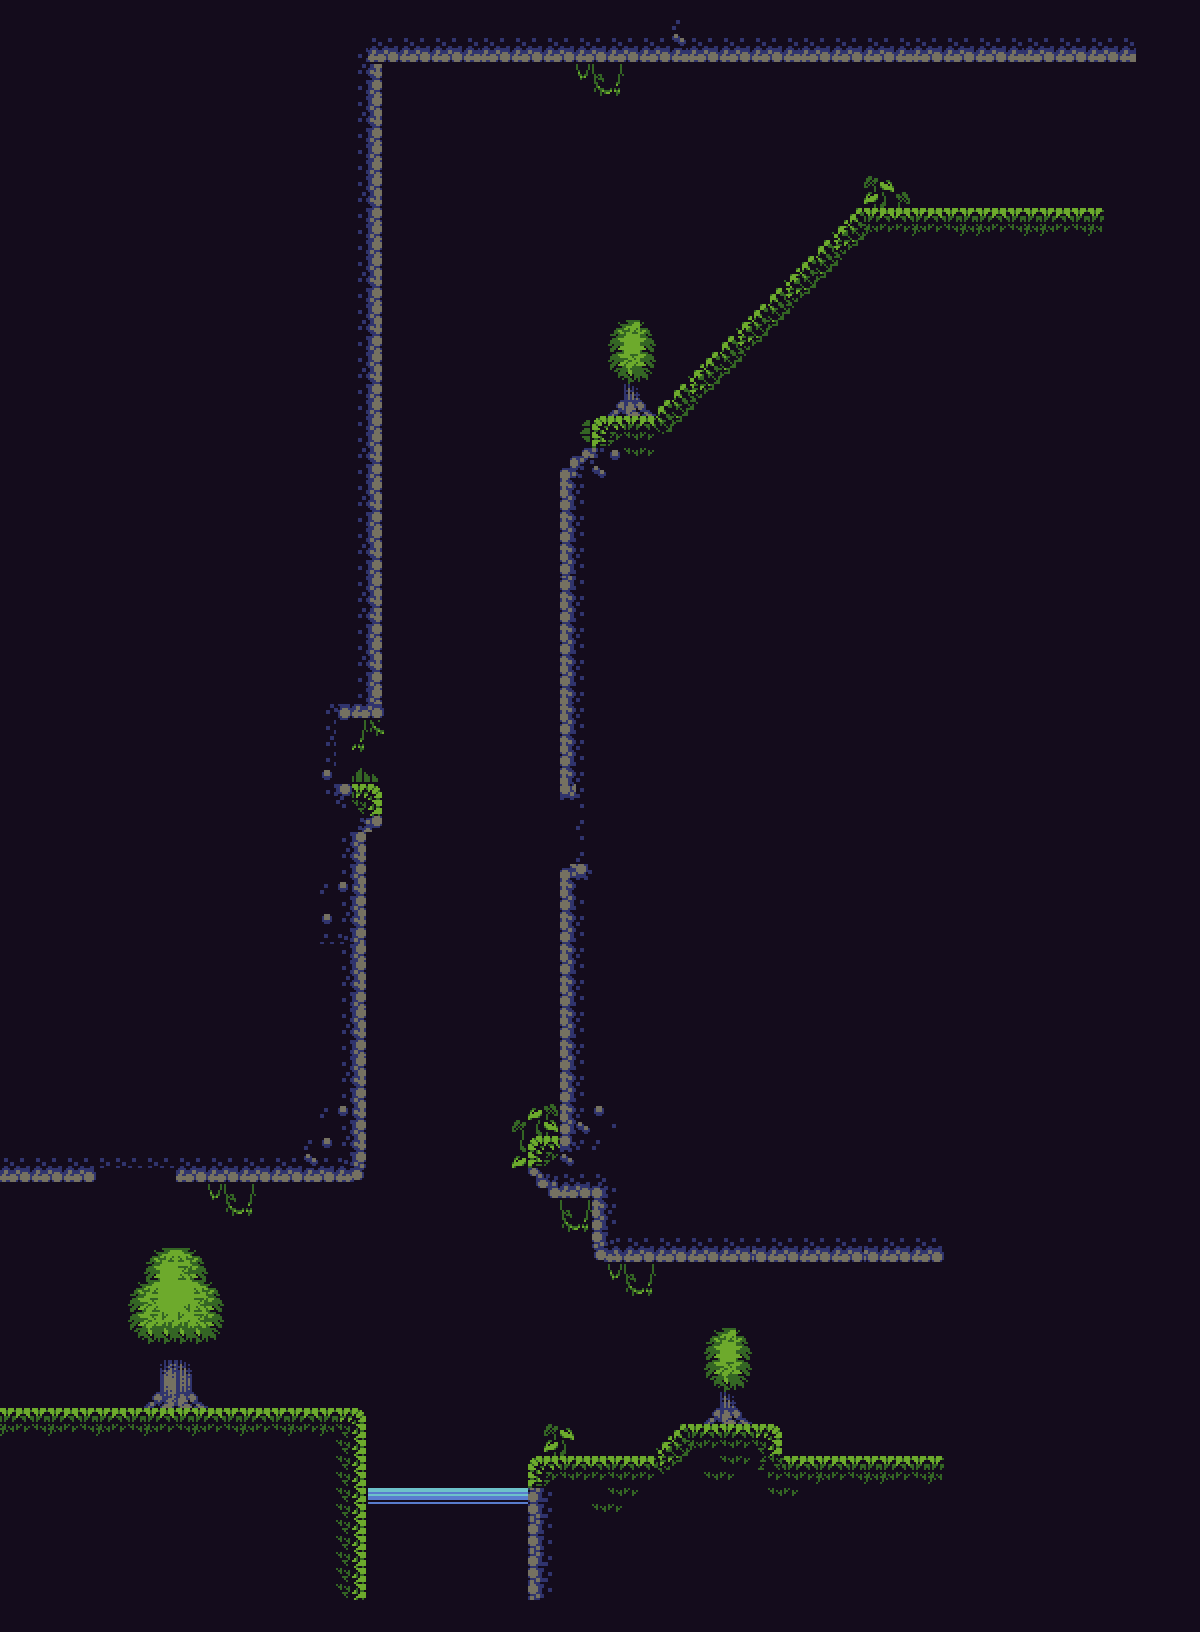

Tiled map render using the project's own tile images. Description and the map definition, with tile-layer contents summarised, below:
An orthogonal 75x102 tile map with 16x16 px tiles, 7 tile layers (background1, walls, decoration 3, decoration2, ...), 8 hidden layers not drawn, 9 tilesets and 10 objects (5x CoinObject, 2x TurfelObject, PlayerObject, GoalObject, BottyObject).

<map version="1.0" orientation="orthogonal" renderorder="right-down" width="75" height="102" tilewidth="16" tileheight="16" backgroundcolor="#140c1c" nextobjectid="168">
 <properties>
  <property name="BACKGROUND_COLOR" type="int" value="0" />
  <property name="music_track" value="" />
 </properties>
 <tileset firstgid="1" name="BaseTS16" tilewidth="16" tileheight="16" tilecount="5" columns="1">
  <image source="BaseTS16.png" width="16" height="80" />
 </tileset>
 <tileset firstgid="6" name="liquid1" tilewidth="16" tileheight="16" tilecount="10" columns="5">
  <image source="liquid1.png" width="80" height="32" />
 </tileset>
 <tileset firstgid="16" name="liquid2" tilewidth="16" tileheight="16" tilecount="10" columns="5">
  <image source="liquid2.png" width="80" height="32" />
 </tileset>
 <tileset firstgid="26" name="liquid3" tilewidth="16" tileheight="16" tilecount="10" columns="5">
  <image source="liquid3.png" width="80" height="32" />
 </tileset>
 <tileset firstgid="36" name="liquid4" tilewidth="16" tileheight="16" tilecount="10" columns="5">
  <image source="liquid4.png" width="80" height="32" />
 </tileset>
 <tileset firstgid="46" name="db_scifi" tilewidth="16" tileheight="16" tilecount="2304" columns="48">
  <image source="db_scifi.png" width="768" height="768" />
 </tileset>
 <tileset firstgid="2350" name="MasterV1_Beta" tilewidth="16" tileheight="16" spacing="2" margin="2" tilecount="196" columns="14">
  <image source="MasterV1_Beta.png" width="256" height="256" />
 </tileset>
 <tileset firstgid="2546" name="BFT - Mega Metroidvania Tileset_8" tilewidth="16" tileheight="16" tilecount="585" columns="13">
  <image source="BFT - Mega Metroidvania Tileset_8.png" width="208" height="720" />
 </tileset>
 <tileset firstgid="3131" name="mega_comando_forest2BIG" tilewidth="16" tileheight="16" tilecount="960" columns="32">
  <image source="mega_comando_forest2BIG.png" width="512" height="480" />
 </tileset>
 <layer name="background1" width="75" height="102">
  <properties>
   <property name="BACKGROUND_SPEED" type="float" value="0.87" />
  </properties>
  <data>[7650 cells, 0 non-empty, 0 distinct tile ids]</data>
 </layer>
 <layer name="background2" width="75" height="102" visible="0">
  <properties>
   <property name="BACKGROUND_SPEED" type="float" value="0.75" />
  </properties>
  <data>[7650 cells, 1185 non-empty, 8 distinct tile ids]</data>
 </layer>
 <layer name="background3" width="75" height="102" visible="0">
  <properties>
   <property name="BACKGROUND_SPEED" type="float" value="0.72999999999999998" />
  </properties>
  <data>[7650 cells, 0 non-empty, 0 distinct tile ids]</data>
 </layer>
 <layer name="walls" width="75" height="102" offsetx="0" offsety="0.895496">
  <data>[7650 cells, 464 non-empty, 2 distinct tile ids]</data>
 </layer>
 <layer name="liquid1" width="75" height="102" visible="0">
  <data>[7650 cells, 0 non-empty, 0 distinct tile ids]</data>
 </layer>
 <layer name="liquid2" width="75" height="102" visible="0">
  <data>[7650 cells, 0 non-empty, 0 distinct tile ids]</data>
 </layer>
 <layer name="liquid3" width="75" height="102" visible="0">
  <data>[7650 cells, 0 non-empty, 0 distinct tile ids]</data>
 </layer>
 <layer name="liquid4" width="75" height="102" visible="0">
  <data>[7650 cells, 0 non-empty, 0 distinct tile ids]</data>
 </layer>
 <layer name="liquid5" width="75" height="102" visible="0">
  <data>[7650 cells, 0 non-empty, 0 distinct tile ids]</data>
 </layer>
 <objectgroup name="GameObjects" offsetx="-1.66667" offsety="0.909091">
  <object id="1" name="PlayerObject" x="19.5341" y="1372.44" width="12" height="25" />
  <object id="73" name="CoinObject" x="623.017" y="1403.26" width="12" height="25" />
  <object id="155" name="GoalObject" x="917.265" y="1417.29" width="12" height="25" />
  <object id="156" name="TurfelObject" x="374.559" y="971.139" width="182.41" height="25">
   <properties>
    <property name="stayInZone" value="true" />
    <property name="stupidWalk" value="false" />
    <property name="turnAtEdge" value="false" />
   </properties>
  </object>
  <object id="157" name="BottyObject" x="823.387" y="1391.57" width="12" height="25">
   <properties>
    <property name="stayInZone" value="false" />
    <property name="stupidWalk" value="true" />
    <property name="turnAtEdge" value="true" />
   </properties>
  </object>
  <object id="158" name="TurfelObject" x="381.085" y="565.482" width="182.41" height="25">
   <properties>
    <property name="stayInZone" value="true" />
    <property name="stupidWalk" value="false" />
    <property name="turnAtEdge" value="false" />
   </properties>
  </object>
  <object id="159" name="CoinObject" x="362.909" y="744.462" width="12" height="25" />
  <object id="165" name="CoinObject" x="584.896" y="821.838" width="12" height="25" />
  <object id="166" name="CoinObject" x="611.596" y="821.883" width="12" height="25" />
  <object id="167" name="CoinObject" x="636.471" y="821.883" width="12" height="25" />
 </objectgroup>
 <objectgroup name="template_objects" offsetx="6" offsety="30" />
 <layer name="decoration 3" width="75" height="102">
  <data>[7650 cells, 0 non-empty, 0 distinct tile ids]</data>
 </layer>
 <layer name="decoration2" width="75" height="102">
  <data>[7650 cells, 0 non-empty, 0 distinct tile ids]</data>
 </layer>
 <layer name="decoration" width="75" height="102">
  <data>[7650 cells, 1610 non-empty, 450 distinct tile ids]</data>
 </layer>
 <layer name="bg_wall" width="75" height="102" visible="0">
  <data>[7650 cells, 0 non-empty, 0 distinct tile ids]</data>
 </layer>
 <layer name="scifi" width="75" height="102">
  <data>[7650 cells, 0 non-empty, 0 distinct tile ids]</data>
 </layer>
 <layer name="foreground1" width="75" height="102">
  <data>[7650 cells, 319 non-empty, 20 distinct tile ids]</data>
 </layer>
</map>
